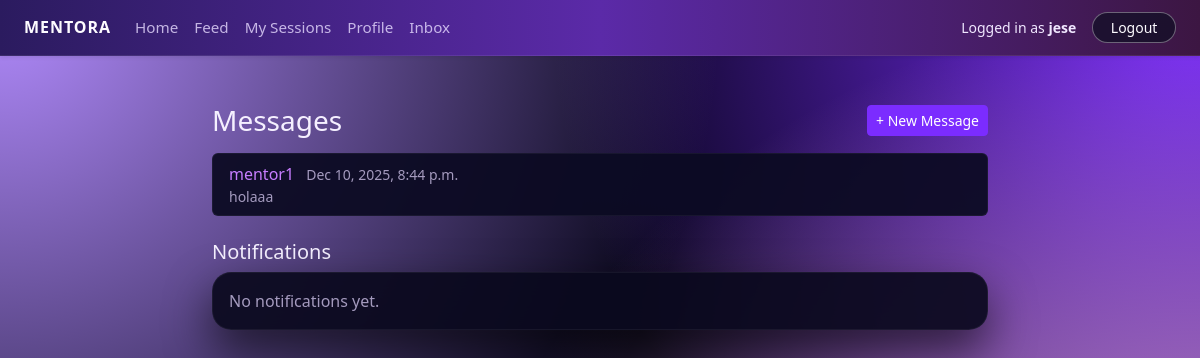
The page /inbox/ (signed in) on the database its author committed.
### core/models.py (models this page shows, shortened)
class Message(models.Model):
    sender = models.ForeignKey(
        Profile,
        on_delete=models.CASCADE,
        related_name="messages_sent",
    )
    recipient = models.ForeignKey(
        Profile,
        on_delete=models.CASCADE,
        related_name="messages_received",
    )
    content = models.TextField()
    sent_at = models.DateTimeField(auto_now_add=True)
    is_read = models.BooleanField(default=False)

class Profile(models.Model):
    ROLE_CHOICES = [
        ("MENTOR", "Mentor"),
        ("MENTEE", "Mentee"),
    ]
    user = models.OneToOneField(
        settings.AUTH_USER_MODEL,
        on_delete=models.CASCADE,
        related_name="profile",
    )
    first_name = models.CharField(max_length=30, blank=True)
    last_name = models.CharField(max_length=30, blank=True)
    role = models.CharField(max_length=10, choices=ROLE_CHOICES)
    public_id = models.CharField(
        max_length=10,
        unique=True,
        editable=False,
        blank=True,
        null=True,
    )
    bio = models.TextField(blank=True)
    skills = models.CharField(
        max_length=255,
        blank=True,
        help_text="Comma-separated skills, e.g. Python, Data Science, Resume Review",
    )
    hourly_rate = models.DecimalField(
        max_digits=6,
        decimal_places=2,
        null=True,
        blank=True,
        help_text="Only for mentors",
    )
    calendly_url = models.URLField(
        blank=True,
        null=True,
        help_text="Mentor's Calendly scheduling link (e.g. https://calendly.com/yourname/30min)",
    )
    photo = models.ImageField(
        upload_to="profiles/",
        blank=True,
        null=True,
    )
    has_seen_welcome = models.BooleanField(default=False)
    def display_name(self):
        name = f"{self.first_name} {self.last_name}".strip()
        return name if name else self.user.username

### core/views.py (the view, shortened to what this page needs)
# urls.py: path("inbox/", views.inbox, name="inbox"),
@login_required
def inbox(request):
    profile = request.user.profile
    all_msgs = (
        Message.objects.filter(
            Q(sender=profile) | Q(recipient=profile)
        )
        .select_related("sender__user", "recipient__user")
        .order_by("-sent_at")
    )
    threads = []
    seen_partner_ids = set()
    for msg in all_msgs:
        other = msg.recipient if msg.sender == profile else msg.sender
        if other.id in seen_partner_ids:
            continue
        seen_partner_ids.add(other.id)
        msg.other = other
        threads.append(msg)
    if profile.role == "MENTEE":
        contacts = (
            Profile.objects
            .filter(
                id__in=Follow.objects.filter(follower=profile)
                                      .values_list("mentor_id", flat=True)
            )
            .select_related("user")
        )
    return render(
        request,
        "core/inbox.html",
        {
            "threads": threads,   # <- use threads instead of raw messages
            "contacts": contacts,
        },
    )

### templates/core/inbox.html (shortened to what this page needs)
{% extends "base.html" %}
{% block content %}
<div class="container mt-4" style="max-width: 800px;">
  <div class="d-flex justify-content-between align-items-center mb-3">
    <h1 class="h3 mb-0">Messages</h1>
    {% if contacts %}
      <button class="btn btn-primary btn-sm"
              type="button"
              data-bs-toggle="collapse"
              data-bs-target="#newMessageCollapse"
              aria-expanded="false"
              aria-controls="newMessageCollapse">
        + New Message
      </button>
    {% endif %}
  </div>
  {% if threads %}
    <ul class="list-group mb-4">
      {% for t in threads %}
        <li class="list-group-item">
          <a href="{% url 'conversation' t.other.id %}">
            {{ t.other.display_name }}
          </a>
          <span class="text-muted small ms-2">
            {{ t.sent_at|date:"M d, Y, g:i a" }}
          </span>
          <div class="small text-muted">
            {{ t.content|truncatechars:80 }}
          </div>
        </li>
      {% endfor %}
    </ul>
  {% else %}
    <p class="mb-4">No messages yet.</p>
  {% endif %}
  <div class="mt-2">
    <div class="d-flex justify-content-between align-items-center mb-2">
      <h5 class="mb-0">Notifications</h5>
    </div>
    <div class="card">
      <div class="card-body p-0">
        {% if notifications %}
          <ul class="list-group list-group-flush">
            {% for n in notifications %}
              <li class="list-group-item d-flex justify-content-between align-items-start">
                <div>
                  <div class="fw-semibold">
                    {{ n.title }}
                    {% if not n.is_read %}
                      <span class="badge bg-success ms-2">new</span>
                    {% endif %}
                  </div>
                  <div class="small text-muted">
                    {{ n.message }}
                  </div>
                </div>
                <form method="post" action="{% url 'delete_notification' n.id %}">
                  {% csrf_token %}
                  <button type="submit"
                          class="btn btn-sm btn-outline-danger"
                          onclick="return confirm('Delete this notification?');">
                    Delete
                  </button>
                </form>
              </li>
            {% endfor %}
          </ul>
        {% else %}
          <div class="p-3 text-muted">
            No notifications yet.
          </div>
        {% endif %}
      </div>
    </div>
  </div>
</div>
{% endblock %}

### templates/base.html (shortened to what this page needs)
{% load static %}
<link href="https://cdn.jsdelivr.net/npm/bootstrap@5.3.3/dist/css/bootstrap.min.css" rel="stylesheet">
<link rel="stylesheet" href="{% static 'core/styles.css' %}">
<!DOCTYPE html>
<html lang="en">
<head>
    <link
      href="https://cdn.jsdelivr.net/npm/bootstrap@5.3.3/dist/css/bootstrap.min.css"
      rel="stylesheet">
    <link rel="stylesheet" href="{% static 'core/styles.css' %}">
</head>
<body class="mentora-body">
<header>
  <nav class="navbar navbar-expand-lg mentora-nav shadow-sm">
    <div class="container-fluid px-4">
     {% if user.is_authenticated %}
        <a class="navbar-brand mentora-brand" href="{% url 'dashboard' %}">
          Mentora
        </a>
      {% else %}
        <a class="navbar-brand mentora-brand" href="{% url 'home' %}">
          Mentora
        </a>
      {% endif %}
      <div class="collapse navbar-collapse" id="mainNavbar">
        {% if user.is_authenticated %}
          <ul class="navbar-nav me-auto mb-2 mb-lg-0">
            <li class="nav-item">
              <a href="{% url 'dashboard' %}" class="nav-link">Home</a>
            </li>
            <li class="nav-item">
              <a href="{% url 'feed' %}" class="nav-link">Feed</a>
            </li>
            <li class="nav-item">
              <a href="{% url 'my_sessions' %}" class="nav-link">My Sessions</a>
            </li>
            <li class="nav-item">
              <a href="{% url 'profile' %}" class="nav-link">Profile</a>
            </li>
            <li class="nav-item">
              <a href="{% url 'inbox' %}" class="nav-link">Inbox</a>
            </li>
          </ul>
          <div class="d-flex align-items-center ms-auto gap-3">
            <span class="mentora-user-label small">
              Logged in as <strong>{{ user.username }}</strong>
            </span>
            <a href="{% url 'logout_custom' %}" class="btn btn-sm mentora-btn-ghost">
              Logout
            </a>
          </div>
        {% endif %}
      </div>
    </div>
  </nav>
</header>
<main class="mentora-main py-4">
  {% block content %}{% endblock %}
</main>
</body>
</html>

### static/core/styles.css (style rules this page uses)
.mentora-body { min-height: 100vh; margin: 0; background: radial-gradient(circle at top left, #b38cff 0, transparent 50%), radial-gradient(circle at bottom right, #ffb6ff 0, transparent 55%), radial-gradient(circle at top right, #7b2cff 0, transparent 45%), #050415; color: #f5f0ff; font-family: system-ui, -apple-system, BlinkMacSystemFont, "SF Pro Text", "Segoe UI", sans-serif; }
.mentora-main { color: #f5f0ff; }
.mentora-nav { background: linear-gradient(90deg, #2b1b5f, #5b2aa8, #3c1642); border-bottom: 1px solid rgba(255, 255, 255, 0.08); }
.mentora-brand { font-weight: 700; letter-spacing: 0.06em; text-transform: uppercase; font-size: 1rem; color: #fdfbff !important; }
.mentora-nav .nav-link { color: #e7dbff !important; font-size: 0.95rem; opacity: 0.8; transition: opacity 0.2s ease, transform 0.15s ease; }
.mentora-user-label { color: #f0e7ff; }
.mentora-btn-ghost { border-radius: 999px; border: 1px solid rgba(255, 255, 255, 0.35); background: rgba(15, 15, 35, 0.7); color: #fdfbff !important; padding-inline: 1.1rem; transition: background 0.15s ease, transform 0.15s ease, border-color 0.15s ease; }
.card { background: rgba(10, 9, 30, 0.92); border-radius: 1.2rem; border: 1px solid rgba(255, 255, 255, 0.05); box-shadow: 0 20px 45px rgba(0, 0, 0, 0.6), 0 0 0 1px rgba(255, 255, 255, 0.01); backdrop-filter: blur(16px); color: #f5f0ff; }
.text-muted { color: rgba(228, 215, 255, 0.7) !important; }
a { color: #c77dff; text-decoration: none; }
.list-group-item { background-color: rgba(12, 11, 35, 0.95); border-color: rgba(255, 255, 255, 0.05); color: #f5f0ff; }
.btn-primary, .btn-success { background-color: #7b2cff !important; border-color: #7b2cff !important; color: #ffffff !important; }
:root { --bs-success: #7b2cff; --bs-success-rgb: 123, 44, 255; }

### rows shown on the page
Message: other.display_name "mentor1", sent_at "Dec 10, 2025, 8:44 p.m.", content "holaaa"

### other values the page prints
{{ user.username }} "jese"
